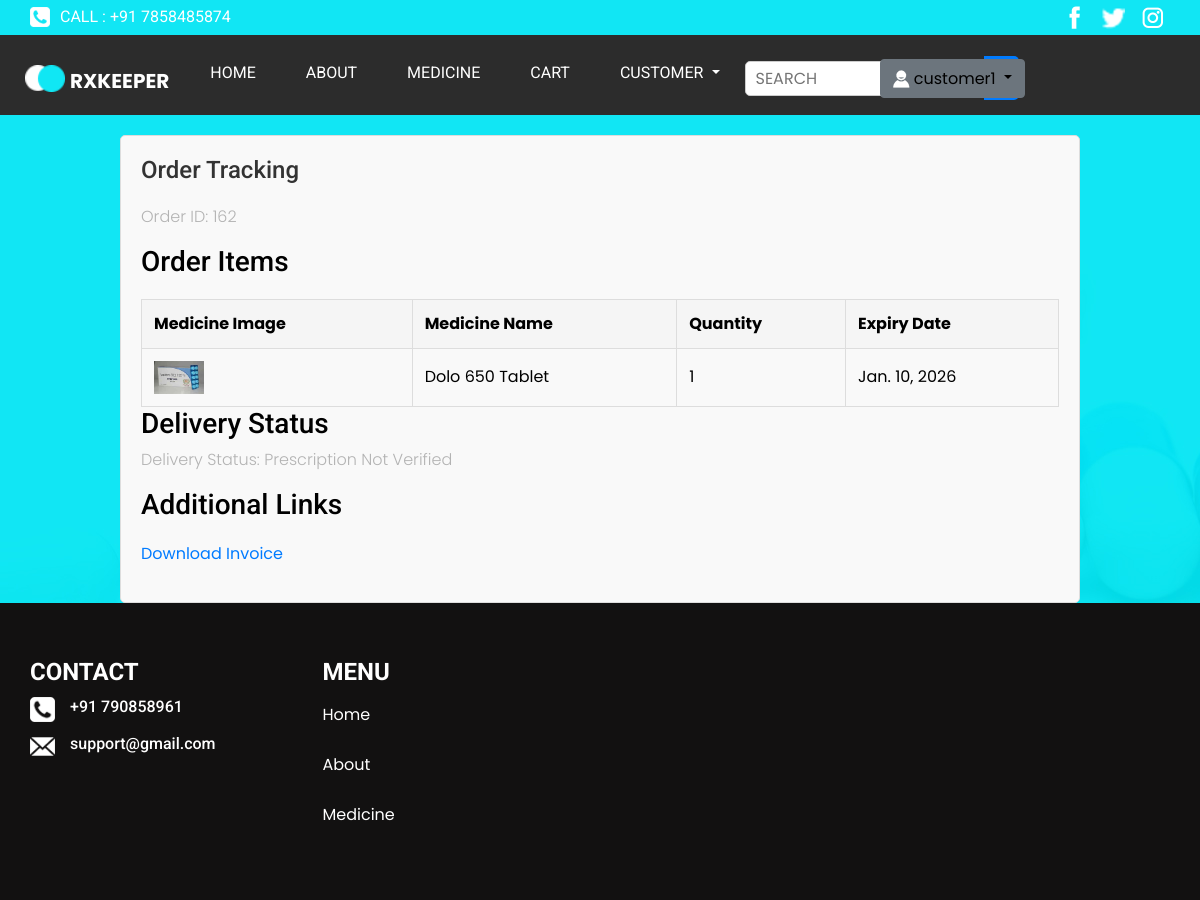
The app's page /main_project/track_order/162/ (signed in) with its own data.
### logi/models.py (models this page shows, shortened)
class User(AbstractUser):
   is_customer= models.BooleanField(default=False)
   is_employee= models.BooleanField(default=False)
   is_delivery_person = models.BooleanField(default=False)
   name=models.CharField(max_length=50)

class Medicine(models.Model):
    medicine_id = models.AutoField(primary_key=True)
    medicine_name = models.CharField(max_length=255)
    requires_prescription = models.BooleanField(default=False)
    type_of_sell = models.CharField(max_length=255)
    manufacturer = models.CharField(max_length=255)
    salt = models.CharField(max_length=255)
    mrp = models.DecimalField(max_digits=10, decimal_places=2)
    uses = models.TextField(null=True,blank=True)
    alternate_medicines = models.TextField(null=True,blank=True)
    side_effects = models.TextField(null=True,blank=True)
    how_to_use = models.TextField(null=True,blank=True)
    chemical_class = models.CharField(max_length=255)
    habit_forming = models.BooleanField(default=False)
    therapeutic_class = models.CharField(max_length=255)
    action_class = models.CharField(max_length=255)
    how_it_works = models.TextField(null=True, blank=True)
    batch_no = models.CharField(max_length=255)
    exp_date = models.DateField()
    mfg_date = models.DateField()
    in_stock = models.IntegerField()
    wholesale_price = models.DecimalField(max_digits=10, decimal_places=2, default=0)
    added_date = models.DateField(auto_now_add=True)
    medicine_image = models.ImageField(upload_to='medicine_images/', null=True, blank=True)
    active_status = models.BooleanField(default=True)
    class Meta:
        verbose_name_plural = 'Medicines'

### main_project/models.py (models this page shows)
class Order(models.Model):
    user = models.ForeignKey(User, on_delete=models.CASCADE)  # Use the custom user model
    medicines = models.ManyToManyField('logi.Medicine', through='OrderItem')
    total_amount = models.DecimalField(max_digits=10, decimal_places=2)
    razorpay_order_id = models.CharField(max_length=255)
    payment_status = models.CharField(max_length=50, default='PENDING')  # 'PENDING', 'PAID', 'FAILED', etc.
    order_date=models.DateField(auto_now_add=True)
    delivery_date=models.DateField(null=True)
    prescription = models.ForeignKey('logi.Prescription', on_delete=models.SET_NULL, null=True, blank=True)
    assigned_delivery_person = models.ForeignKey('logi.DeliveryPerson', on_delete=models.SET_NULL, null=True, blank=True)
    is_delivery_person = models.BooleanField(default=False)

class OrderItem(models.Model):
    order = models.ForeignKey('Order', on_delete=models.CASCADE)
    medicine = models.ForeignKey('logi.Medicine', on_delete=models.CASCADE)
    quantity = models.PositiveIntegerField()
    cart=   models.ForeignKey('logi.cart',on_delete=models.CASCADE)

### main_project/views.py (the view)
# urls.py: path('track_order/<int:order_id>/', views.track_order, name='track_order'),
@login_required
def track_order(request, order_id):
    order = get_object_or_404(Order, id=order_id)
    order_items = OrderItem.objects.filter(order=order)
    delivery_status = None
    if order.prescription and order.prescription.is_verified:
        if order.delivery_date:
            current_date = datetime.now().date()
            if current_date <= order.delivery_date:
                delivery_status = "In Transit"
            else:
                delivery_status = "Delivered"
        else:
            delivery_status = "Pending Delivery Date"
    elif not order.prescription:
        delivery_status = "Prescription Not Verified"
    else:
        delivery_status = "No Prescription"
    return render(request, 'order_details.html', {'order': order, 'order_items': order_items, 'delivery_status': delivery_status})

### template/order_details.html (shortened to what this page needs)
{% extends 'base.html' %}
{% block content %}
<div class="container-order-tracking">
  <h2 class="order-tracking-heading">Order Tracking</h2>
  <p>Order ID: {{ order.id }}</p>
 <h3>Order Items</h3>
 <table>
   <thead>
     <tr>
       <th>Medicine Image</th>
       <th>Medicine Name</th>
       <th>Quantity</th>
       <th>Expiry Date</th>
     </tr>
   </thead>
   <tbody>
     {% for item in order_items %}
       <tr>
         <td>
           <img src="{{ item.medicine.medicine_image.url }}" alt="{{ item.medicine.medicine_name }}" style="max-width: 50px; max-height: 50px;">
         </td>
         <td>{{ item.medicine.medicine_name }}</td>
         <td>{{ item.quantity }}</td>
         <td>{{ item.medicine.exp_date|default:"Not available" }}</td>
       </tr>
     {% endfor %}
   </tbody>
 </table>
<h3>Delivery Status</h3>
<p>Delivery Status: {{ delivery_status }}</p>
  <h3>Additional Links</h3>
  <div class="additional-links">
    <ul>
      <li><a href="{% url 'download_invoice' order.id %}">Download Invoice</a></li>
    </ul>
  </div>
</div>
{% endblock %}

### template/base.html (shortened to what this page needs)
{% load static %}
<!DOCTYPE html>
<html>
<head>
  <link rel="stylesheet" href="https://code.jquery.com/ui/1.12.1/themes/base/jquery-ui.css">
  <link rel="stylesheet" href="https://cdn.jsdelivr.net/npm/bootstrap@4.6.2/dist/css/bootstrap.min.css"
>
  <link rel="stylesheet" href="{% static 'login/fonts/icomoon/style.css' %}">
  <link rel="stylesheet" href="{% static 'login/css/owl.carousel.min.css' %}">
  <link rel="stylesheet" href="{% static 'login/css/bootstrap.min.css' %}">
  <link rel="stylesheet" href="{% static 'login/css/style.css' %}">
  <link rel="stylesheet" type="text/css"
    href="https://cdnjs.cloudflare.com/ajax/libs/OwlCarousel2/2.1.3/assets/owl.carousel.min.css">
  <link rel="stylesheet" href="https://cdnjs.cloudflare.com/ajax/libs/font-awesome/4.7.0/css/font-awesome.min.css">
  <link rel="stylesheet" type="text/css" href="{% static 'css/bootstrap.css' %}">
  <link href="{% static 'css/style.css' %}" rel="stylesheet">
  <link href="{% static 'css/responsive.css' %}" rel="stylesheet">
</head>
<body>
  <div class="hero_area">
    <header class="header_section">
      <div class="container">
        <div class="top_contact-container">
          <div class="tel_container">
            <a href="">
              <img src="{% static '../static/images/telephone-symbol-button.png' %}" alt=""> Call : +91 7858485874
            </a>
          </div>
          <div class="social-container">
            <a href="">
              <img src="{% static '../static/images/fb.png' %}" alt="" class="s-1">
            </a>
            <a href="">
              <img src="{% static '../static/images/twitter.png' %}" alt="" class="s-2">
            </a>
            <a href="">
              <img src="{% static '../static/images/instagram.png' %}" alt="" class="s-3">
            </a>
          </div>
        </div>
      </div>
      <div class="container-fluid">
        <nav class="navbar navbar-expand-lg custom_nav-container pt-3">
          <a class="navbar-brand" href="index.html">
            <img src="{% static '../static/images/logo.png' %}" alt="">
            <span>
              Rxkeeper
            </span>
          </a>
          <div class="collapse navbar-collapse" id="navbarSupportedContent">
            <div class="d-flex  flex-column flex-lg-row align-items-center w-100 justify-content-between">
              <ul class="navbar-nav  ">
                <li class="nav-item active">
                  <a class="nav-link" href="{% url 'index' %}">Home <span class="sr-only">(current)</span></a>
                </li>
                <li class="nav-item">
                  <a class="nav-link" href="{% url 'about' %}"> About </a>
                </li>
                <li class="nav-item">
                  <a class="nav-link" href="{% url 'medicine_list' %}"> Medicine </a>
                </li>
                {% if user.is_authenticated %}
                {% if user.is_customer %}
                <li class="nav-item">
                  <a class="nav-link" href="{% url 'view_cart' %}" id="cart">Cart</a>
                </li>
                <li class="nav-item dropdown">
                  <a class="nav-link dropdown-toggle" href="#" id="customerDropdown" role="button"
                    data-toggle="dropdown" aria-haspopup="true" aria-expanded="false">
                    Customer
                  </a>
                </li>
                {% endif %}
                {% endif %}
              </ul>
              <div class="search-container">
                <form class="form-inline" id="search-form">
                  <input type="search" placeholder="Search" style="border-radius: 5px;" id="search-query">
                  <button id="voice-search-btn" class="btn my-2 my-sm-0 " type="button">
                  </button>
                </form>
              </div>
              {% if user.is_authenticated %}
              {% if user.is_customer %}
              <div class="dropdown" style="position: relative; right: 150px; color: black;" id="login-dropdown-button">
                <button class="btn btn-secondary dropdown-toggle" type="button" id="dropdownMenuButton"
                  data-toggle="dropdown" aria-haspopup="true" aria-expanded="false" style="color: black;">
                  <img src="{% static '../static/images/user.png' %}" alt="" style="vertical-align: middle;"> <span
                    style="display: inline-block; vertical-align: middle;">{% if user.userprofile.name %}
                    {{ user.name }}
                    {% else %}
                    {{ user.username }}
                    {% endif %}
                  </span>
                </button>
              </div>
              {% endif %}
              {% endif %}
            </div>
          </div>
        </nav>
      </div>
    </header>
    {% block content %}
    {% endblock %}
    <section class="info_section layout_padding2">
      <div class="container">
        <div class="row">
          <div class="col-md-3">
            <div class="info_contact">
              <h4>
                Contact
              </h4>
              <div class="box">
                <div class="img-box">
                  <img src="{% static '../static/images/telephone-symbol-button.png' %}" alt="">
                </div>
                <div class="detail-box">
                  <h6>
                    +91 790858961
                  </h6>
                </div>
              </div>
              <div class="box">
                <div class="img-box">
                  <img src="{% static '../static/images/email.png' %}" alt="">
                </div>
                <div class="detail-box">
                  <h6>
                    support@gmail.com
                  </h6>
                </div>
              </div>
            </div>
          </div>
          <div class="col-md-3">
            <div class="info_menu">
              <h4>
                Menu
              </h4>
              <ul class="navbar-nav  ">
                <li class="nav-item active">
                  <a class="nav-link" href="{% url 'index' %}">Home <span class="sr-only">(current)</span></a>
                </li>
                <li class="nav-item">
                  <a class="nav-link" href="{% url 'about' %}"> About </a>
                </li>
                <li class="nav-item">
                  <a class="nav-link" href="medicine.html"> Medicine </a>
                </li>
            </div>
          </div>
        </div>
      </div>
    </section>
</body>
</html>

### static/login/css/style.css (style rules this page uses)
body { font-family: "Roboto", sans-serif; background-color: #f8fafb; }
p { color: #b3b3b3; font-weight: 300; }
h1, h2, h3, h4, h5, h6, .h1, .h2, .h3, .h4, .h5, .h6 { font-family: "Roboto", sans-serif; }
a { transition: .3s all ease; text-decoration: none; }
h2 { font-size: 20px; }

### static/css/style.css (style rules this page uses)
body { font-family: "Poppins", sans-serif; color: #000000; background-color: #ffffff; }
.layout_padding2 { padding: 55px 0; }
.hero_area { height: 100vh ; background-image: url(../images/hero-bg.jpg); }
.header_section .top_contact-container { display: -webkit-box; display: -ms-flexbox; display: flex; -webkit-box-pack: justify; -ms-flex-pack: justify; justify-content: space-between; padding: 5px 0; font-family: 'Roboto', sans-serif; }
.header_section .top_contact-container .tel_container a { color: #ffffff; text-transform: uppercase; display: -webkit-box; display: -ms-flexbox; display: flex; -webkit-box-align: center; -ms-flex-align: center; align-items: center; }
.header_section .top_contact-container .tel_container a img { width: 20px; margin-right: 10px; }
.header_section .top_contact-container .social-container img { margin: 0 5px; }
.header_section .top_contact-container .social-container img.s-1 { width: 25px; }
.header_section .top_contact-container .social-container img.s-2 { width: 25px; }
.header_section .top_contact-container .social-container img.s-3 { width: 25px; }
.header_section .container-fluid { background-color: #2c2c2c; }
.header_section .container-fluid { padding-right: 25px; padding-left: 25px; }
.custom_nav-container.navbar-expand-lg .navbar-nav .nav-link { padding: 10px 25px; color: #ffffff; text-align: center; text-transform: uppercase; font-family: 'Roboto', sans-serif; }
a, a:hover, a:focus { text-decoration: none; }
.btn, .btn:focus { outline: none !important; -webkit-box-shadow: none; box-shadow: none; }
.navbar-brand, .navbar-brand:hover { text-transform: uppercase; font-weight: bold; font-size: 24px; color: #fafcfd; }
.navbar-brand { display: -webkit-box; display: -ms-flexbox; display: flex; -webkit-box-align: center; -ms-flex-align: center; align-items: center; }
.navbar-brand img { width: 40px; margin-right: 5px; }
.navbar-brand span { font-size: 20px; font-weight: 700; color: #ffffff; margin-top: 5px; }
.custom_nav-container { z-index: 99999; padding: 10px 0; }
.custom_nav-container .form-inline { -webkit-box-flex: 1; -ms-flex-positive: 1; flex-grow: 1; -ms-flex-wrap: nowrap; flex-wrap: nowrap; }
.custom_nav-container .form-inline input { width: 84%; border: none; outline: none; padding: 4px; padding-left: 15px; text-transform: uppercase; height: 35px; background-color: #ffffff; }
.custom_nav-container .form-inline button { background-color: #ffffff; }
.info_section { background-color: #121111; color: #ffffff; }
.info_section h4 { text-transform: uppercase; font-weight: bold; }
.info_section .info_contact .box { margin: 10px 0; display: -webkit-box; display: -ms-flexbox; display: flex; }
.info_section .info_contact .box .img-box { margin-right: 15px; }
.info_section .info_contact .box .img-box img { width: 25px; }
.info_section .info_menu .navbar-nav .nav-item .nav-link { color: #ffffff; }

### static/css/responsive.css (style rules this page uses)
@media (min-width: 1200px) { .container { max-width: 1170px; } }

### template/base.html (style rules this page uses)
#search-form { display: flex; align-items: center; }
#search-query { padding: 10px; border: 1px solid #ccc; border-radius: 5px 0 0 5px; outline: none; }
#voice-search-btn { background-color: #007bff; color: #fff; border: none; border-radius: 0 5px 5px 0; padding: 10px 10px; cursor: pointer; }
.search-container { display: flex; flex-direction: column; position: relative; }

### template/order_details.html (style rules this page uses)
.container-order-tracking { margin: 20px 10% 0; max-width: 80%; background-color: #f9f9f9; padding: 20px; border: 1px solid #ddd; border-radius: 5px; }
.order-tracking-heading { color: #333; font-size: 24px; margin-bottom: 20px; }
table { width: 100%; border-collapse: collapse; margin-top: 20px; }
th, td { border: 1px solid #ddd; padding: 12px; text-align: left; }
th { background-color: #f5f5f5; }
.additional-links { margin-top: 20px; }
ul { list-style-type: none; padding: 0; }
li { margin-bottom: 10px; }

### records on screen
User: username "customer1"
Order: id "162"
OrderItem: medicine.medicine_image (picture), medicine.medicine_name "Dolo 650 Tablet", quantity "1", medicine.exp_date "Jan. 10, 2026"

### other values on screen
{{ delivery_status }} "Prescription Not Verified"
